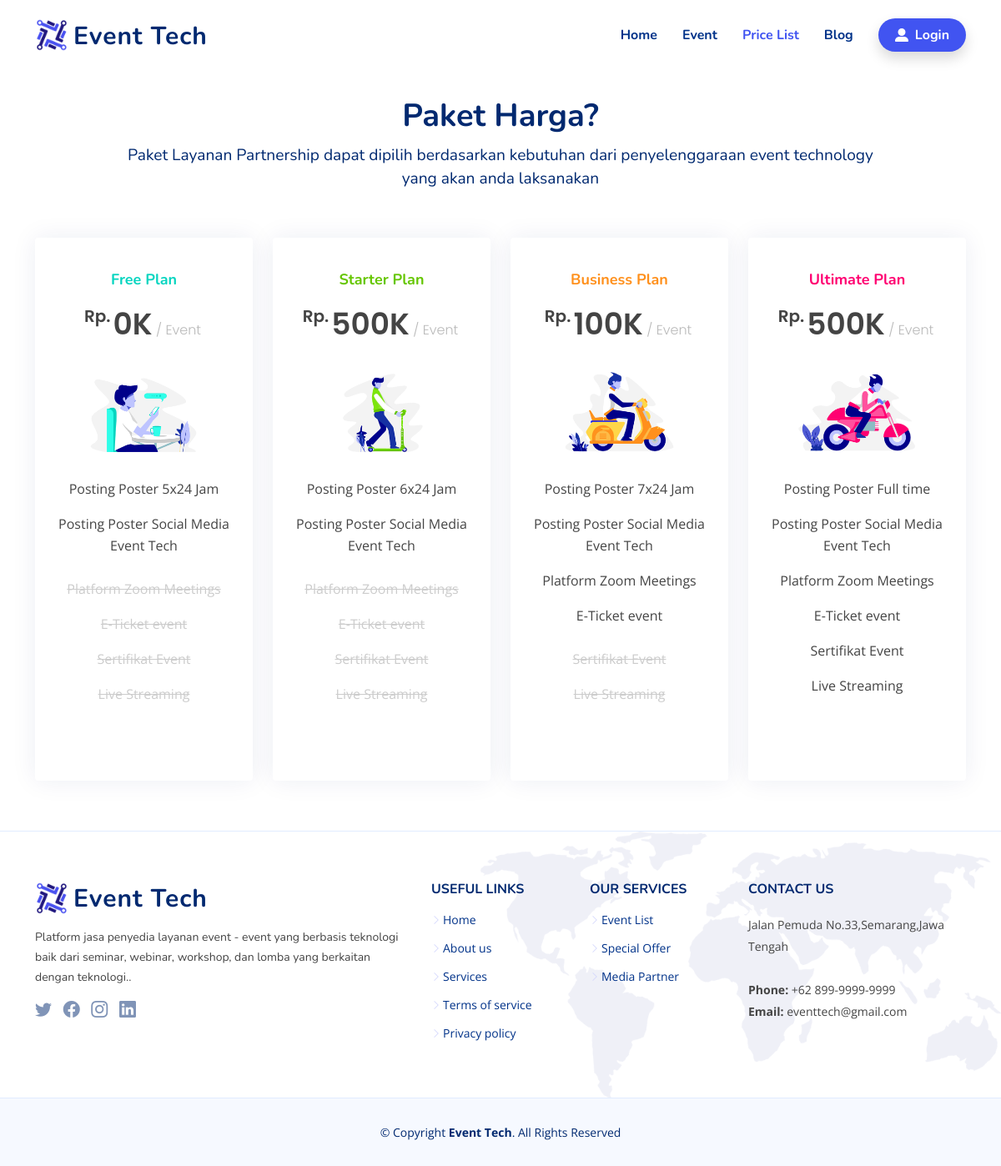
Screenshot of /website/pricelist with the database file from the repository.
### tables this page shows
CREATE TABLE `pricelist` (
  `id` int(11) NOT NULL,
  `nameplan` varchar(50) NOT NULL,
  `harga` varchar(30) NOT NULL,
  `colorplan` varchar(50) NOT NULL,
  `gambar` varchar(128) NOT NULL,
  `offer` text NOT NULL,
  `not_offer` text NOT NULL
);

### application/modules/website/controllers/Website.php (called while the page is built, shortened)
<?php
class Website extends CI_Controller
{
  public function __construct()
  {
    $this->load->model('M_Website', 'website');
  }
  public function pricelist()
  {
    $data['user'] = $this->db->get_where('user', ['email' =>
    $this->session->userdata('email')])->row_array();
    $data['price'] = $this->website->getpriceList()->result_array();
    $data['title'] = "Event Tech";
    $this->load->view('templates/webs/header', $data);
    $this->load->view('pricelist');
    $this->load->view('templates/webs/footer');
  }
}

### index.php (called while the page is built, shortened)
<?php
require_once BASEPATH.'core/CodeIgniter.php';

### application/modules/website/models/M_Website.php (called while the page is built, shortened)
<?php
class M_Website extends CI_Model
{
  public function getpriceList()
  {
    return $this->db->get('pricelist');
  }
}

### application/modules/website/views/pricelist.php (the view)
<main id="main">
  <section id="pricing" class="pricing mt-5">
    <div class="container" data-aos="fade-up">
      <header class="section-header">
        <h2>Paket Harga?</h2>
        <p>Paket Layanan Partnership dapat dipilih berdasarkan kebutuhan dari penyelenggaraan event technology yang
          akan anda laksanakan</p>
      </header>
      <div class="row gy-4" data-aos="fade-left">
        <?php foreach ($price as $p) :
        ?>
          <div class="col-lg-3 col-md-6" data-aos="zoom-in" data-aos-delay="100">
            <div class="box">
              <h3 style="color: <?= $p['colorplan']; ?>;"> <?= $p['nameplan'] ?></h3>
              <div class="price"><sup>Rp.</sup><?= $p['harga'] ?>K<span> / Event</span></div>
              <img src="<?= base_url('assets/images/pricelist/' . $p['gambar']); ?>" class="img-fluid" alt="">
              <ul>
                <li><?= $p['offer']; ?></li>
                <li class="na"><?= $p['not_offer']; ?></li>
              </ul>
            </div>
          </div>
        <?php endforeach; ?>
      </div>
    </div>
  </section>
</main>

### assets/website/css/style.css (style rules this page uses)
:root { scroll-behavior: smooth; }
body { font-family: "Open Sans", sans-serif; color: #444444; }
h1, h2, h3, h4, h5, h6 { font-family: "Nunito", sans-serif; }
section { padding: 60px 0; overflow: hidden; }
.section-header { text-align: center; padding-bottom: 40px; }
.section-header p { padding: 0em 5em; font-size: 1.2rem; letter-spacing: 0px; font-weight: 400; font-family: 'Nunito', sans-serif; margin-top: 0.6em; color: #012970; }
.section-header h2 { margin: 10px 0 0 0; padding: 0; font-size: 38px; line-height: 42px; font-weight: 700; color: #012970; }
.pricing .box { padding: 40px 20px; background: #fff; text-align: center; box-shadow: 0px 0 30px rgba(1, 41, 112, 0.08); border-radius: 4px; position: relative; overflow: hidden; transition: 0.3s; }
.pricing h3 { font-weight: 700; font-size: 18px; margin-bottom: 15px; }
.pricing .price { font-size: 36px; color: #444444; font-weight: 600; font-family: "Poppins", sans-serif; }
.pricing .price sup { font-size: 20px; top: -15px; left: -3px; }
.pricing .price span { color: #bababa; font-size: 16px; font-weight: 300; }
.pricing img { padding: 30px 40px; }
.pricing ul { padding: 0; list-style: none; color: #444444; text-align: center; line-height: 26px; font-size: 16px; margin-bottom: 25px; }
.pricing ul li { padding-bottom: 10px; }
.pricing ul .na { color: #ccc; text-decoration: line-through; }

### rows the page displays
pricelist: nameplan "Free Plan", harga "0", gambar (picture), offer "Posting Poster 5x24 Jam Posting Poster Social Media Event Tech", not_offer "Platform Zoom Meetings E-Ticket event Sertifikat Event Live Streaming"
pricelist: nameplan "Starter Plan", harga "500", gambar (picture), offer "Posting Poster 6x24 Jam Posting Poster Social Media Event Tech", not_offer "Platform Zoom Meetings E-Ticket event Sertifikat Event Live Streaming"
pricelist: nameplan "Business Plan", harga "100", gambar (picture), offer "Posting Poster 7x24 Jam Posting Poster Social Media Event Tech Platform Zoom Meetings E-Ticket event", not_offer "Sertifikat Event Live Streaming"
pricelist: nameplan "Ultimate Plan", harga "500", gambar (picture), offer "Posting Poster Full time Posting Poster Social Media Event Tech Platform Zoom Meetings E-Ticket event Sertifikat Event Live Streaming"
